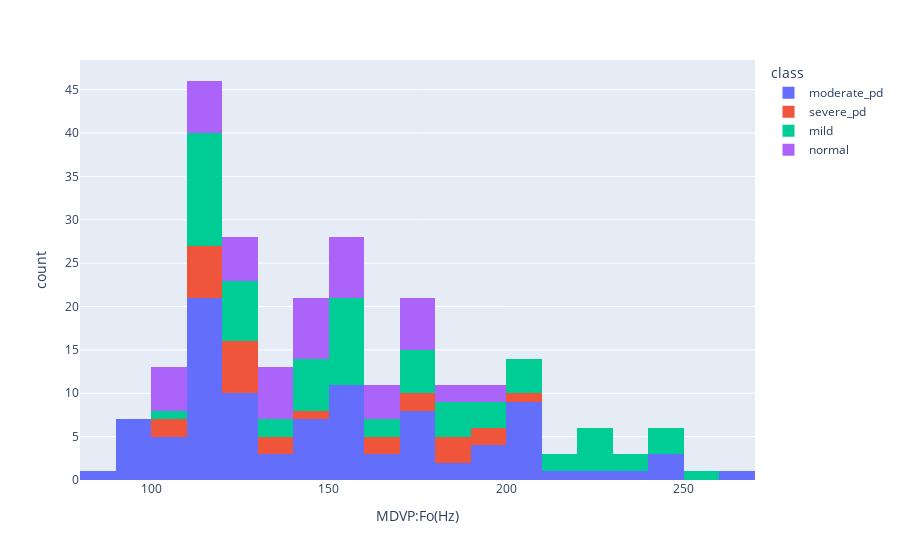
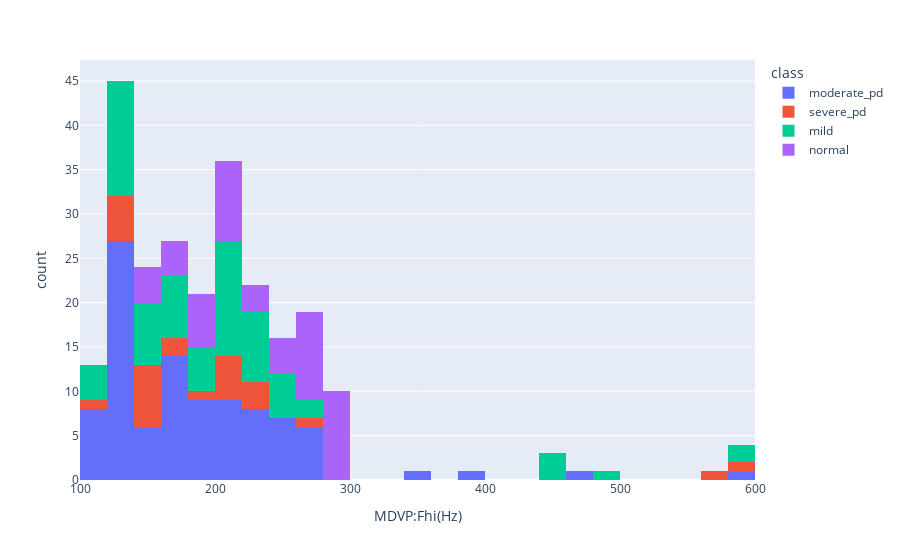
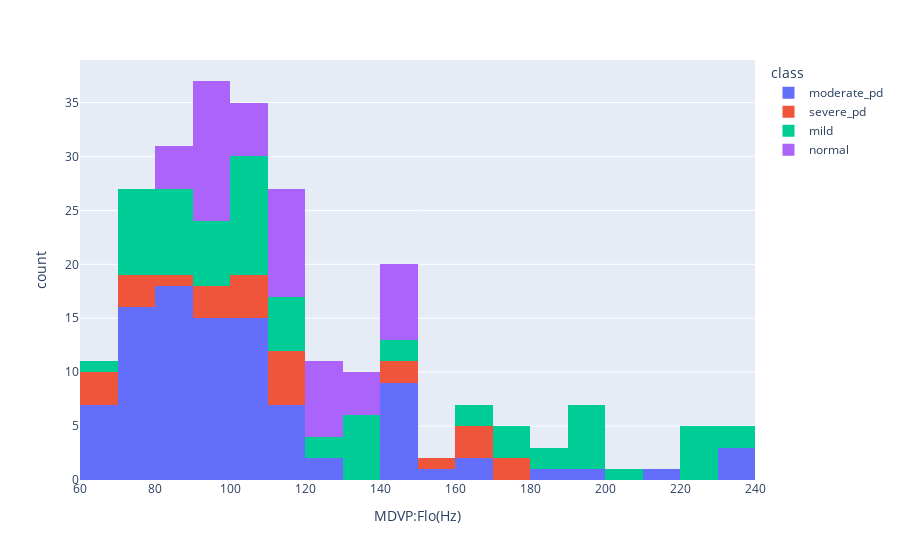
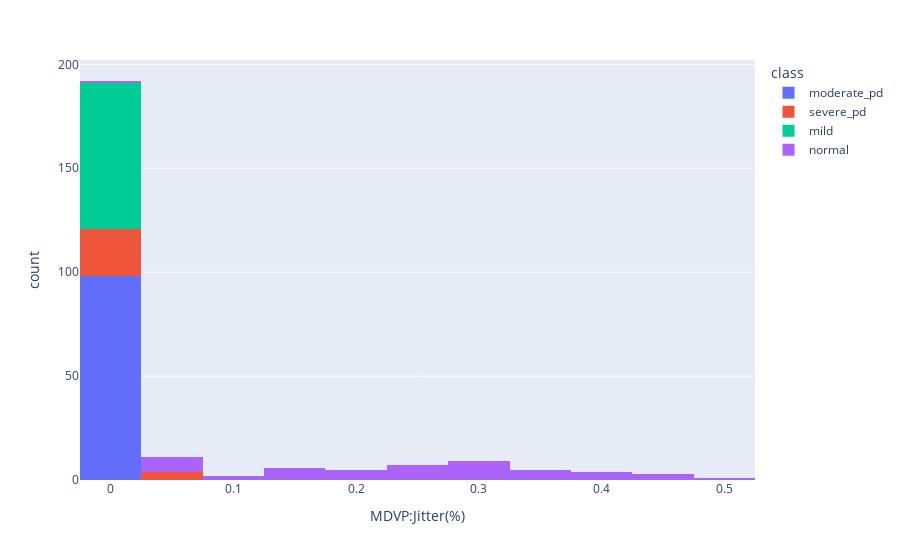

Notebook code for these charts, in order:
### Code cell
for i in x.columns:
    px.histogram(df,x=i,color='class').show()

### Figure 1 — Plotly figure (JSON) as saved in the notebook; plotly's stock layout.template omitted (floating-point values rounded to 4 significant figures)
{"data": [{"bingroup": "x", "hovertemplate": "class=moderate_pd<br>MDVP:Fo(Hz)=%{x}<br>count=%{y}<extra></extra>", "legendgroup": "moderate_pd", "marker": {"color": "#636efa", "pattern": {"shape": ""}}, "name": "moderate_pd", "orientation": "v", "showlegend": true, "type": "histogram", "x": [120.0, 122.4, 120.6, 95.73, 95.06, 88.33, 91.9, 144.2, 168.8, 153.0, 156.4, 153.8, 153.9, 167.9, 173.9, 104.4, 177.9, 241.4, 124.4, 126.3, 128.0, 129.3, 108.8, 117.3, 116.9, 140.3, 137.0, 148.1, 142.7, 112.0, 110.8, 110.7, 112.9, 110.6, 95.39, 96.11, 95.61, 101.0, 98.8, 181.0, 178.2, 176.3, 173.9, 152.0, 148.3, 152.1, 157.8, 157.4, 159.1, 193.0, 200.7, 208.5, 204.7, 206.3, 128.9, 138.2, 182.0, 156.2, 145.2, 138.1, 166.9, 106.5, 110.5, 113.4, 113.2, 112.2, 116.2, 170.4, 208.1, 198.5, 202.8, 202.5, 223.4, 121.3, 119.1, 117.9, 122.3, 127.9, 114.2, 115.3, 114.6, 112.2, 102.3, 236.2, 260.1, 197.6, 240.3, 245.0, 150.4, 149.8, 117.2, 116.8, 201.8, 174.2, 209.5, 174.7, 198.8, 214.3], "xaxis": "x", "yaxis": "y"}, {"bingroup": "x", "hovertemplate": "class=severe_pd<br>MDVP:Fo(Hz)=%{x}<br>count=%{y}<extra></extra>", "legendgroup": "severe_pd", "marker": {"color": "#EF553B", "pattern": {"shape": ""}}, "name": "severe_pd", "orientation": "v", "showlegend": true, "type": "histogram", "x": [116.7, 116.7, 116.0, 109.9, 110.4, 114.8, 143.5, 136.4, 100.8, 176.9, 179.7, 166.6, 125.0, 125.8, 126.5, 125.6, 128.5, 139.2, 169.8, 183.5, 188.6, 202.6, 186.7, 192.8, 198.1, 118.0, 126.1], "xaxis": "x", "yaxis": "y"}, {"bingroup": "x", "hovertemplate": "class=mild<br>MDVP:Fo(Hz)=%{x}<br>count=%{y}<extra></extra>", "legendgroup": "mild", "marker": {"color": "#00cc96", "pattern": {"shape": ""}}, "name": "mild", "orientation": "v", "showlegend": true, "type": "histogram", "x": [120.3, 107.3, 136.9, 139.2, 152.8, 142.2, 163.7, 171.0, 146.8, 155.4, 162.6, 197.1, 199.2, 198.4, 202.3, 203.2, 201.5, 176.2, 180.2, 187.7, 186.2, 184.1, 237.2, 243.4, 242.9, 245.5, 252.5, 122.2, 123.0, 209.1, 223.4, 222.2, 228.8, 229.4, 229.0, 120.1, 150.3, 154.0, 149.7, 155.1, 151.9, 152.0, 210.1, 151.9, 158.2, 170.8, 178.3, 217.1, 176.8, 119.0, 120.1, 120.3, 120.3, 119.1, 118.7, 237.3, 112.5, 110.7, 113.7, 117.0, 115.4, 116.4, 151.7, 148.8, 148.1, 148.5, 116.3, 116.6, 116.3, 114.6], "xaxis": "x", "yaxis": "y"}, {"bingroup": "x", "hovertemplate": "class=normal<br>MDVP:Fo(Hz)=%{x}<br>count=%{y}<extra></extra>", "legendgroup": "normal", "marker": {"color": "#ab63fa", "pattern": {"shape": ""}}, "name": "normal", "orientation": "v", "showlegend": true, "type": "histogram", "x": [173.6, 170.2, 172.2, 180.8, 112.4, 114.4, 101.4, 112.5, 104.6, 168.1, 107.7, 142.3, 147.2, 154.3, 142.9, 134.8, 154.0, 141.2, 179.4, 169.7, 181.7, 128.1, 142.3, 190.8, 116.3, 144.5, 129.0, 150.1, 106.3, 139.0, 122.9, 108.4, 171.8, 140.1, 178.0, 162.6, 156.7, 133.6, 155.9, 132.2, 132.5, 127.2, 117.9, 120.1, 157.8, 153.5, 190.1, 111.2, 166.8, 132.7], "xaxis": "x", "yaxis": "y"}], "layout": {"barmode": "relative", "legend": {"title": {"text": "class"}, "tracegroupgap": 0}, "margin": {"t": 60}, "xaxis": {"anchor": "y", "domain": [0, 1], "title": {"text": "MDVP:Fo(Hz)"}}, "yaxis": {"anchor": "x", "domain": [0, 1], "title": {"text": "count"}}}}

### Figure 2 — Plotly figure (JSON) as saved in the notebook; plotly's stock layout.template omitted (floating-point values rounded to 4 significant figures)
{"data": [{"bingroup": "x", "hovertemplate": "class=moderate_pd<br>MDVP:Fhi(Hz)=%{x}<br>count=%{y}<extra></extra>", "legendgroup": "moderate_pd", "marker": {"color": "#636efa", "pattern": {"shape": ""}}, "name": "moderate_pd", "orientation": "v", "showlegend": true, "type": "histogram", "x": [157.3, 148.7, 131.2, 132.1, 120.1, 112.2, 115.9, 349.3, 232.2, 175.8, 189.4, 165.7, 172.9, 193.2, 192.7, 206.0, 192.9, 248.8, 135.1, 134.2, 138.1, 139.9, 134.7, 129.9, 131.9, 159.8, 166.6, 162.8, 162.4, 588.5, 128.1, 122.6, 148.8, 125.4, 102.1, 108.7, 107.7, 110.0, 102.3, 200.1, 202.4, 227.4, 211.3, 163.3, 165.0, 161.5, 173.0, 163.3, 168.9, 208.9, 224.0, 220.3, 221.3, 226.4, 479.7, 203.5, 197.2, 195.1, 198.1, 197.2, 199.0, 112.8, 127.6, 133.3, 130.3, 126.6, 131.7, 268.8, 253.8, 219.3, 231.5, 241.3, 263.9, 139.6, 128.4, 127.3, 142.4, 138.8, 124.4, 135.7, 126.8, 131.7, 142.8, 244.7, 264.9, 217.6, 245.1, 272.2, 163.4, 163.4, 123.9, 217.6, 262.7, 231.0, 253.0, 240.0, 397.0, 260.3], "xaxis": "x", "yaxis": "y"}, {"bingroup": "x", "hovertemplate": "class=severe_pd<br>MDVP:Fhi(Hz)=%{x}<br>count=%{y}<extra></extra>", "legendgroup": "severe_pd", "marker": {"color": "#EF553B", "pattern": {"shape": ""}}, "name": "severe_pd", "orientation": "v", "showlegend": true, "type": "histogram", "x": [131.1, 137.9, 141.8, 126.4, 131.1, 271.3, 162.2, 176.6, 115.7, 205.6, 225.9, 206.0, 143.9, 140.6, 141.8, 141.1, 150.4, 586.6, 191.8, 216.8, 216.3, 565.7, 212.0, 224.4, 233.1, 134.2, 154.3], "xaxis": "x", "yaxis": "y"}, {"bingroup": "x", "hovertemplate": "class=mild<br>MDVP:Fhi(Hz)=%{x}<br>count=%{y}<extra></extra>", "legendgroup": "mild", "marker": {"color": "#00cc96", "pattern": {"shape": ""}}, "name": "mild", "orientation": "v", "showlegend": true, "type": "histogram", "x": [137.2, 113.8, 159.9, 179.1, 163.3, 217.5, 200.8, 208.3, 208.7, 227.4, 198.3, 206.9, 209.5, 215.2, 211.6, 211.5, 210.6, 185.6, 201.2, 202.3, 197.7, 196.5, 247.3, 250.9, 255.0, 262.1, 261.5, 128.6, 130.0, 237.5, 239.0, 231.3, 234.6, 252.2, 239.5, 139.7, 154.6, 160.3, 160.4, 163.7, 157.8, 157.3, 232.7, 492.9, 442.6, 450.2, 442.8, 233.5, 215.3, 127.5, 126.6, 128.1, 125.3, 125.2, 123.7, 243.7, 133.4, 113.6, 116.4, 144.5, 123.1, 129.0, 190.2, 158.4, 156.0, 161.1, 177.3, 592.0, 581.3, 119.2], "xaxis": "x", "yaxis": "y"}, {"bingroup": "x", "hovertemplate": "class=normal<br>MDVP:Fhi(Hz)=%{x}<br>count=%{y}<extra></extra>", "legendgroup": "normal", "marker": {"color": "#ab63fa", "pattern": {"shape": ""}}, "name": "normal", "orientation": "v", "showlegend": true, "type": "histogram", "x": [179.6, 274.6, 203.6, 275.6, 282.3, 190.5, 297.6, 215.5, 255.3, 202.8, 172.2, 188.9, 266.4, 286.8, 160.1, 253.7, 190.8, 159.9, 192.7, 244.5, 277.7, 201.3, 228.5, 159.5, 286.5, 290.6, 273.2, 279.8, 242.4, 292.4, 162.6, 296.9, 239.4, 211.8, 281.5, 277.0, 217.4, 274.8, 193.6, 238.3, 292.3, 263.3, 159.8, 285.7, 207.9, 266.2, 157.1, 198.6, 218.1, 209.0], "xaxis": "x", "yaxis": "y"}], "layout": {"barmode": "relative", "legend": {"title": {"text": "class"}, "tracegroupgap": 0}, "margin": {"t": 60}, "xaxis": {"anchor": "y", "domain": [0, 1], "title": {"text": "MDVP:Fhi(Hz)"}}, "yaxis": {"anchor": "x", "domain": [0, 1], "title": {"text": "count"}}}}

### Figure 3 — Plotly figure (JSON) as saved in the notebook; plotly's stock layout.template omitted (floating-point values rounded to 4 significant figures)
{"data": [{"bingroup": "x", "hovertemplate": "class=moderate_pd<br>MDVP:Flo(Hz)=%{x}<br>count=%{y}<extra></extra>", "legendgroup": "moderate_pd", "marker": {"color": "#636efa", "pattern": {"shape": ""}}, "name": "moderate_pd", "orientation": "v", "showlegend": true, "type": "histogram", "x": [75.0, 113.8, 113.8, 91.75, 91.23, 84.07, 86.29, 82.76, 75.6, 68.62, 142.8, 65.78, 78.13, 79.07, 86.18, 77.97, 168.0, 232.5, 117.5, 112.8, 122.1, 118.6, 102.9, 110.4, 108.2, 67.02, 66.0, 67.34, 65.48, 107.0, 107.3, 105.0, 107.0, 106.8, 90.26, 84.51, 87.55, 95.63, 87.8, 155.5, 141.0, 125.6, 74.68, 147.2, 142.3, 76.6, 68.4, 149.6, 144.8, 80.3, 89.69, 199.0, 189.6, 92.02, 88.25, 83.34, 79.19, 79.82, 80.64, 81.11, 79.51, 93.11, 105.6, 107.8, 100.7, 104.1, 109.8, 79.54, 91.8, 148.7, 86.23, 164.2, 87.64, 98.25, 88.83, 95.65, 94.79, 112.2, 77.02, 107.8, 91.12, 97.53, 85.9, 102.1, 237.3, 90.79, 219.8, 239.2, 144.7, 144.8, 106.7, 99.5, 78.23, 94.26, 89.49, 74.29, 74.9, 77.97], "xaxis": "x", "yaxis": "y"}, {"bingroup": "x", "hovertemplate": "class=severe_pd<br>MDVP:Flo(Hz)=%{x}<br>count=%{y}<extra></extra>", "legendgroup": "severe_pd", "marker": {"color": "#EF553B", "pattern": {"shape": ""}}, "name": "severe_pd", "orientation": "v", "showlegend": true, "type": "histogram", "x": [111.6, 111.4, 110.7, 104.4, 103.4, 104.7, 65.81, 65.75, 85.55, 75.34, 144.9, 78.03, 116.2, 96.21, 99.77, 116.3, 75.63, 66.16, 151.5, 161.3, 166.0, 177.3, 149.4, 168.8, 174.5, 100.8, 97.54], "xaxis": "x", "yaxis": "y"}, {"bingroup": "x", "hovertemplate": "class=mild<br>MDVP:Flo(Hz)=%{x}<br>count=%{y}<extra></extra>", "legendgroup": "mild", "marker": {"color": "#00cc96", "pattern": {"shape": ""}}, "name": "mild", "orientation": "v", "showlegend": true, "type": "histogram", "x": [114.8, 104.3, 131.3, 76.56, 75.84, 83.16, 76.78, 75.5, 81.74, 80.06, 77.63, 192.1, 192.1, 193.1, 197.1, 196.2, 195.7, 163.6, 175.5, 173.0, 177.6, 167.0, 225.2, 232.4, 227.9, 231.8, 182.8, 115.8, 114.7, 109.4, 98.66, 205.5, 223.6, 221.2, 113.2, 111.2, 75.35, 128.6, 133.6, 144.1, 133.8, 132.9, 185.3, 69.08, 71.95, 79.03, 82.06, 93.98, 83.96, 109.2, 105.7, 100.2, 104.8, 86.8, 109.8, 229.3, 105.7, 100.1, 96.91, 99.92, 108.6, 109.0, 129.9, 139.0, 135.0, 142.0, 96.98, 86.23, 94.25, 86.65], "xaxis": "x", "yaxis": "y"}, {"bingroup": "x", "hovertemplate": "class=normal<br>MDVP:Flo(Hz)=%{x}<br>count=%{y}<extra></extra>", "legendgroup": "normal", "marker": {"color": "#ab63fa", "pattern": {"shape": ""}}, "name": "normal", "orientation": "v", "showlegend": true, "type": "histogram", "x": [119.9, 82.27, 98.71, 126.7, 139.3, 111.9, 125.5, 98.14, 107.8, 116.9, 128.5, 93.22, 96.89, 127.6, 103.0, 131.6, 99.32, 100.4, 115.4, 86.29, 80.04, 97.43, 91.2, 145.7, 141.6, 129.5, 144.9, 109.7, 140.2, 83.7, 98.94, 95.0, 111.6, 118.2, 110.8, 103.0, 91.01, 114.3, 148.3, 97.15, 140.4, 91.2, 136.2, 95.94, 117.9, 126.5, 115.1, 143.1, 132.7, 123.2], "xaxis": "x", "yaxis": "y"}], "layout": {"barmode": "relative", "legend": {"title": {"text": "class"}, "tracegroupgap": 0}, "margin": {"t": 60}, "xaxis": {"anchor": "y", "domain": [0, 1], "title": {"text": "MDVP:Flo(Hz)"}}, "yaxis": {"anchor": "x", "domain": [0, 1], "title": {"text": "count"}}}}

### Figure 4 — Plotly figure (JSON) as saved in the notebook; plotly's stock layout.template omitted (floating-point values rounded to 4 significant figures)
{"data": [{"bingroup": "x", "hovertemplate": "class=moderate_pd<br>MDVP:Jitter(%)=%{x}<br>count=%{y}<extra></extra>", "legendgroup": "moderate_pd", "marker": {"color": "#636efa", "pattern": {"shape": ""}}, "name": "moderate_pd", "orientation": "v", "showlegend": true, "type": "histogram", "x": [0.00784, 0.00968, 0.00968, 0.00551, 0.00532, 0.00505, 0.0054, 0.00544, 0.00718, 0.00742, 0.00768, 0.0084, 0.0048, 0.00442, 0.00476, 0.00633, 0.00411, 0.00281, 0.00431, 0.00448, 0.00436, 0.0049, 0.00761, 0.00752, 0.00788, 0.00817, 0.00923, 0.00762, 0.00831, 0.00533, 0.00494, 0.00516, 0.005, 0.00462, 0.00608, 0.00694, 0.00702, 0.00606, 0.00432, 0.00406, 0.00321, 0.0052, 0.00448, 0.00419, 0.00459, 0.00382, 0.00358, 0.00369, 0.00342, 0.00766, 0.00621, 0.00609, 0.00841, 0.00495, 0.00581, 0.00704, 0.00842, 0.00694, 0.00733, 0.00544, 0.00638, 0.00589, 0.00494, 0.00451, 0.00502, 0.00472, 0.00381, 0.00571, 0.00757, 0.00376, 0.0037, 0.00254, 0.00352, 0.00684, 0.00692, 0.00647, 0.00727, 0.00605, 0.00581, 0.00619, 0.00651, 0.00519, 0.00907, 0.00277, 0.00339, 0.00803, 0.00517, 0.00451, 0.00396, 0.00336, 0.00417, 0.00531, 0.00694, 0.00459, 0.00564, 0.0136, 0.0074, 0.00567], "xaxis": "x", "yaxis": "y"}, {"bingroup": "x", "hovertemplate": "class=severe_pd<br>MDVP:Jitter(%)=%{x}<br>count=%{y}<extra></extra>", "legendgroup": "severe_pd", "marker": {"color": "#EF553B", "pattern": {"shape": ""}}, "name": "severe_pd", "orientation": "v", "showlegend": true, "type": "histogram", "x": [0.0105, 0.00997, 0.01284, 0.00874, 0.00784, 0.00867, 0.01101, 0.00971, 0.01038, 0.00747, 0.00709, 0.00742, 0.0128, 0.01378, 0.01936, 0.03316, 0.01551, 0.03011, 0.01568, 0.01466, 0.01719, 0.01627, 0.01872, 0.03107, 0.02714, 0.01813, 0.00975], "xaxis": "x", "yaxis": "y"}, {"bingroup": "x", "hovertemplate": "class=mild<br>MDVP:Jitter(%)=%{x}<br>count=%{y}<extra></extra>", "legendgroup": "mild", "marker": {"color": "#00cc96", "pattern": {"shape": ""}}, "name": "mild", "orientation": "v", "showlegend": true, "type": "histogram", "x": [0.00333, 0.0029, 0.00293, 0.0039, 0.00294, 0.00369, 0.00742, 0.00455, 0.00496, 0.0031, 0.00502, 0.00289, 0.00241, 0.00212, 0.0018, 0.00178, 0.00198, 0.00369, 0.00284, 0.00316, 0.00298, 0.00258, 0.00298, 0.0021, 0.00225, 0.00235, 0.00185, 0.00524, 0.00428, 0.00282, 0.00264, 0.00266, 0.00296, 0.00205, 0.00238, 0.00405, 0.00248, 0.00183, 0.00257, 0.00168, 0.00258, 0.00174, 0.00534, 0.00856, 0.00476, 0.00555, 0.00462, 0.00404, 0.0046, 0.0044, 0.0027, 0.00492, 0.00407, 0.00346, 0.00331, 0.00303, 0.00355, 0.00356, 0.00349, 0.00353, 0.00332, 0.00346, 0.00314, 0.00309, 0.00392, 0.00397, 0.00314, 0.00496, 0.00267, 0.00327], "xaxis": "x", "yaxis": "y"}, {"bingroup": "x", "hovertemplate": "class=normal<br>MDVP:Jitter(%)=%{x}<br>count=%{y}<extra></extra>", "legendgroup": "normal", "marker": {"color": "#ab63fa", "pattern": {"shape": ""}}, "name": "normal", "orientation": "v", "showlegend": true, "type": "histogram", "x": [0.2196, 0.4766, 0.3528, 0.2029, 0.1463, 0.3928, 0.366, 0.2545, 0.2638, 0.1881, 0.3253, 0.134, 0.2477, 0.02969, 0.4204, 0.3673, 0.08574, 0.03093, 0.3071, 0.4385, 0.4697, 0.2121, 0.1637, 0.05418, 0.1094, 0.174, 0.05535, 0.3133, 0.2864, 0.3191, 0.2623, 0.3159, 0.4217, 0.3127, 0.2587, 0.04585, 0.03899, 0.4173, 0.2541, 0.2697, 0.1442, 0.2759, 0.2128, 0.2793, 0.0003708, 0.3647, 0.05189, 0.2969, 0.1425, 0.4387], "xaxis": "x", "yaxis": "y"}], "layout": {"barmode": "relative", "legend": {"title": {"text": "class"}, "tracegroupgap": 0}, "margin": {"t": 60}, "xaxis": {"anchor": "y", "domain": [0, 1], "title": {"text": "MDVP:Jitter(%)"}}, "yaxis": {"anchor": "x", "domain": [0, 1], "title": {"text": "count"}}}}
